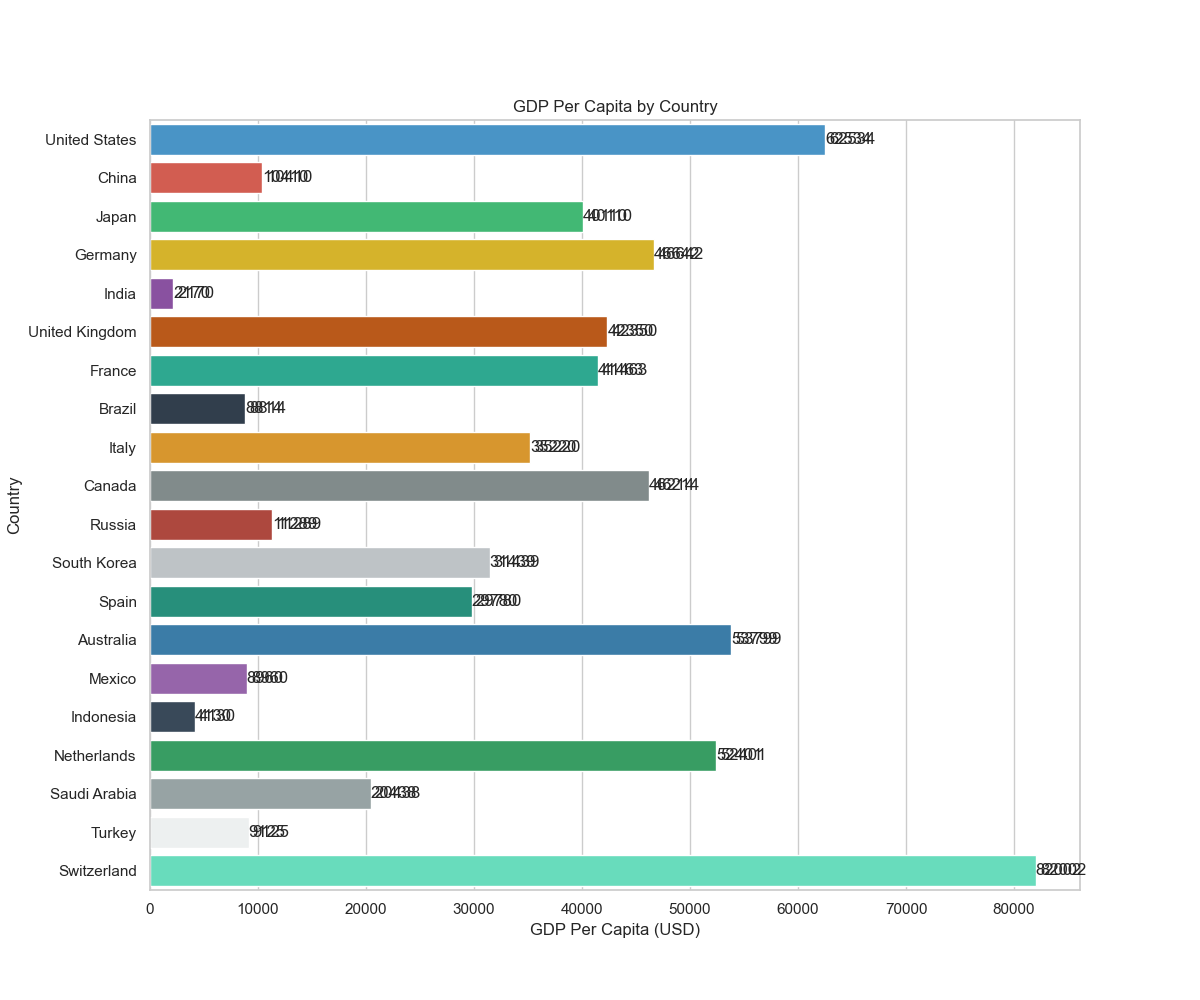

Source code (Python):

import seaborn as sns
import pandas as pd
import matplotlib.pyplot as plt

# Create a DataFrame with generated data
data = {
    'Country': [
        'United States', 'China', 'Japan', 'Germany', 'India', 'United Kingdom',
        'France', 'Brazil', 'Italy', 'Canada', 'Russia', 'South Korea',
        'Spain', 'Australia', 'Mexico', 'Indonesia', 'Netherlands', 'Saudi Arabia',
        'Turkey', 'Switzerland'
    ],
    'GDP_Per_Capita': [
        62534, 10410, 40110, 46642, 2170, 42350, 41463, 8814, 35220, 46214, 11289,
        31439, 29780, 53799, 8960, 4130, 52401, 20438, 9125, 82002
    ]
}

df = pd.DataFrame(data)

# Set the style and color palette, and increase figure size
sns.set(style="whitegrid")
plt.figure(figsize=(12, 10))

# Create a horizontal bar chart
ax = sns.barplot(
    x="GDP_Per_Capita",
    y="Country",
    data=df,
    palette=[ '#3498db', '#e74c3c', '#2ecc71', '#f1c40f', '#8e44ad', '#d35400', 
              '#1abc9c', '#2c3e50', '#f39c12', '#7f8c8d', '#c0392b', '#bdc3c7', 
              '#16a085', '#2980b9', '#9b59b6', '#34495e', '#27ae60', '#95a5a6', 
              '#ecf0f1', '#55efc4']
)

# Set the width of the bars
ax.bar_label(ax.containers[0], fmt='%.0f', label_type='edge', padding=3)

# Set the title and labels of the chart
ax.set(title='GDP Per Capita by Country', xlabel='GDP Per Capita (USD)', ylabel='Country')

# Set the band width
ax.bar_label(ax.containers[0], fmt='%.0f')

# Show the plot
plt.show()
